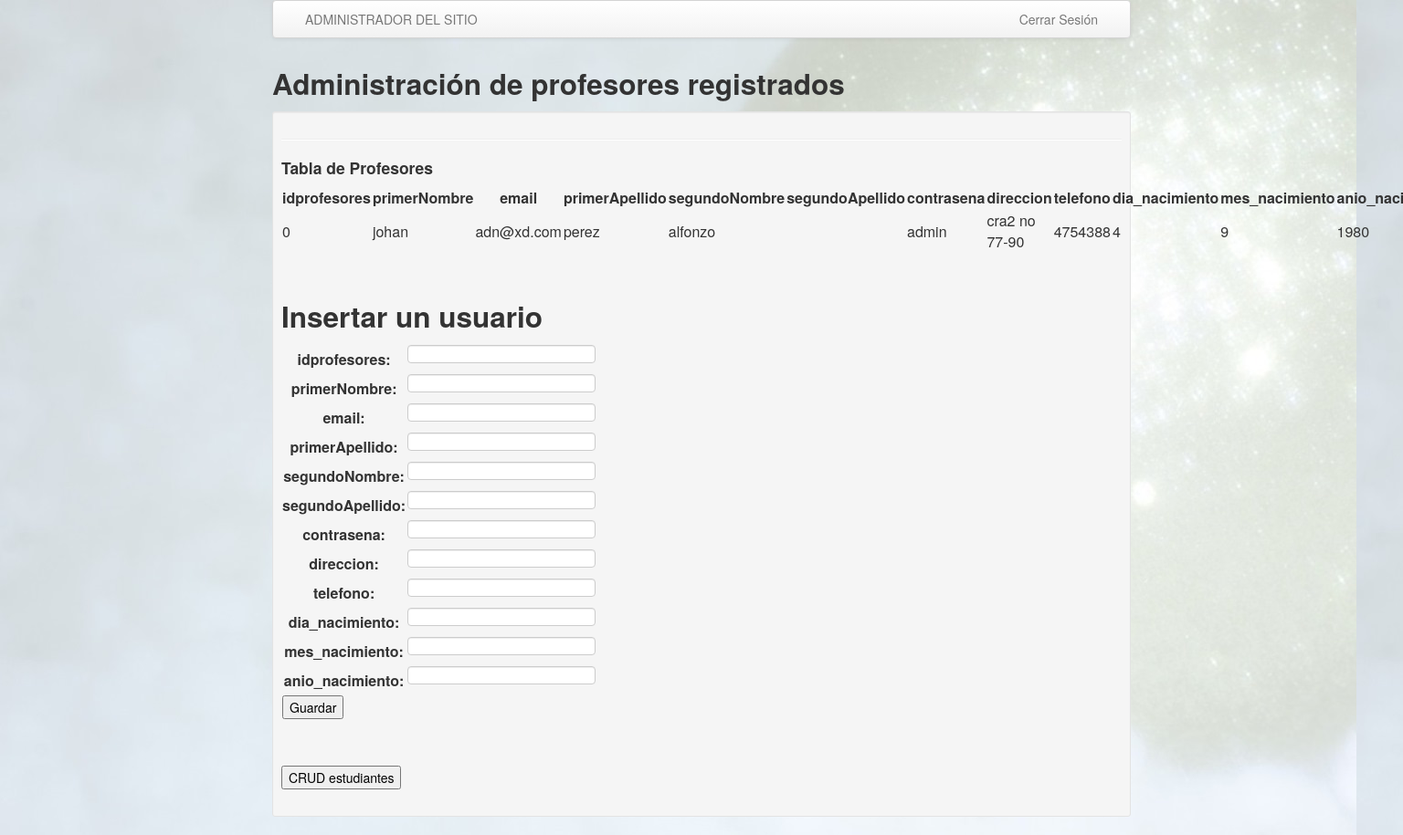
The app's page /a/login_web.php, older data.
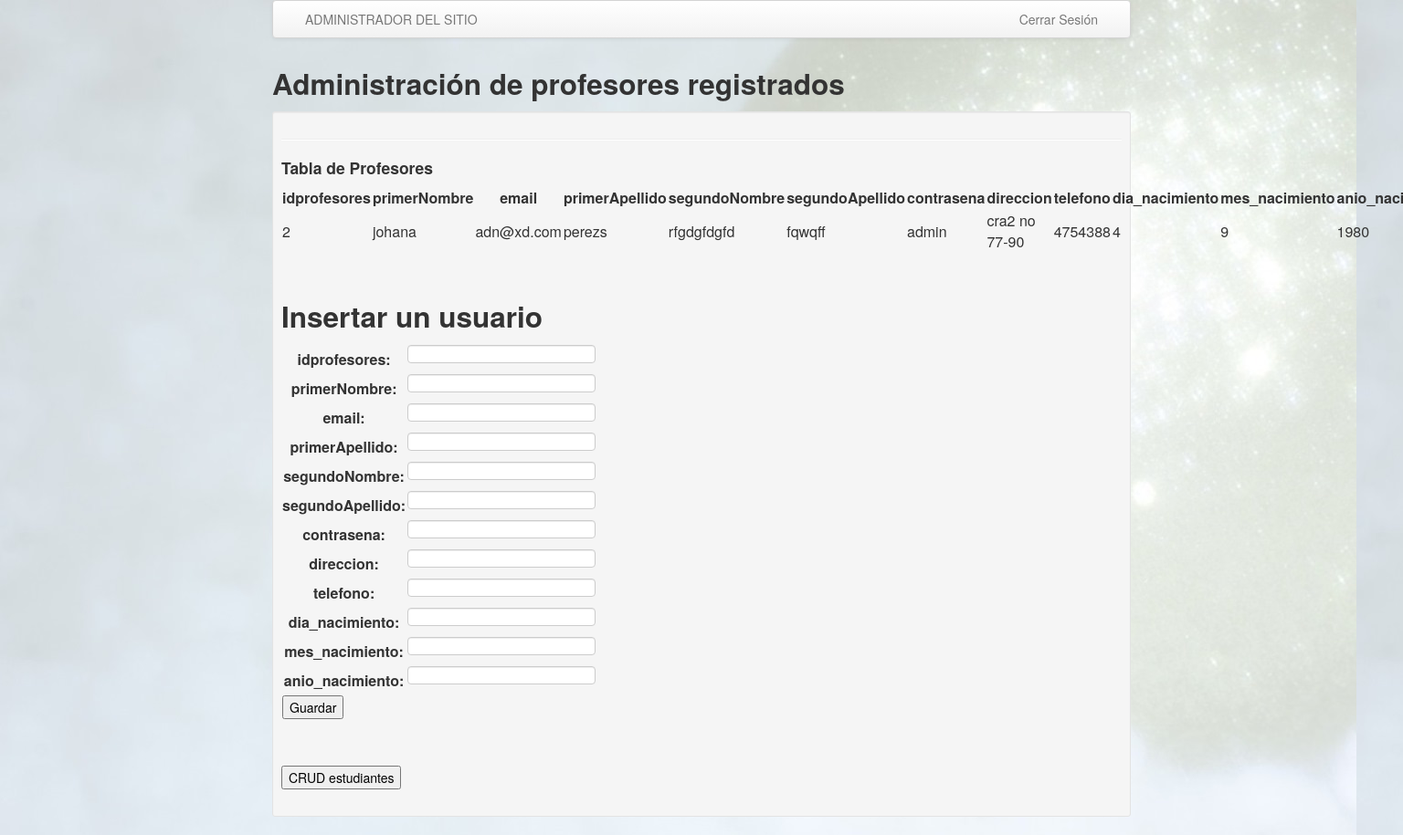
The same page, newer data.
### tables this page shows
CREATE TABLE `profesores` (
  `idprofesores` int(11) NOT NULL,
  `primerNombre` varchar(45) NOT NULL,
  `email` varchar(45) NOT NULL,
  `primerApellido` varchar(45) NOT NULL,
  `segundoNombre` varchar(45) DEFAULT NULL,
  `segundoApellido` varchar(45) DEFAULT NULL,
  `contrasena` varchar(25) NOT NULL,
  `direccion` varchar(45) NOT NULL,
  `telefono` varchar(45) NOT NULL,
  `dia_nacimiento` varchar(45) NOT NULL,
  `mes_nacimiento` varchar(45) NOT NULL,
  `anio_nacimiento` varchar(45) NOT NULL,
  `usuarioFB` varchar(30) DEFAULT NULL
);

### a/profesor.model.php (called while the page is built, shortened)
<?php
class ProfesorModel
{
    private $pdo;
    public function __CONSTRUCT()
    {
        try
        {
            $this->pdo = new PDO('mysql:host=localhost;dbname=asistencia', 'root', '');
            $this->pdo->setAttribute(PDO::ATTR_ERRMODE, PDO::ERRMODE_EXCEPTION);
        }
        catch(Exception $e)
        {
            die($e->getMessage());
        }
    }
    public function Listar()
    {
        try
        {
            $result = array();
            $stm = $this->pdo->prepare("SELECT * FROM profesores");
            $stm->execute();
            foreach($stm->fetchAll(PDO::FETCH_OBJ) as $r)
            {
                $alm = new Profesor();
                $alm->__SET('idprofesores', $r->idprofesores);
                $alm->__SET('primerNombre', $r->primerNombre);
                $alm->__SET('email', $r->email);
                $alm->__SET('primerApellido', $r->primerApellido);
                $alm->__SET('segundoNombre', $r->segundoNombre);
                $alm->__SET('segundoApellido', $r->segundoApellido);
                $alm->__SET('contrasena', $r->contrasena);
                $alm->__SET('direccion', $r->direccion);
                $alm->__SET('telefono', $r->telefono);
                $alm->__SET('dia_nacimiento', $r->dia_nacimiento);
                $alm->__SET('mes_nacimiento', $r->mes_nacimiento);
                $alm->__SET('anio_nacimiento', $r->anio_nacimiento);
                $result[] = $alm;
            }
            return $result;
        }
        catch(Exception $e)
        {
            die($e->getMessage());
        }
    }
}
?>

### a/Profesor.php (called while the page is built, shortened)
<?php
class Profesor
{
    public function __GET($k){ return $this->$k; }
    public function __SET($k, $v){ return $this->$k = $v; }
}
?>

### a/login_web.php (the view, shortened to what this page needs)
<?php
require_once 'Profesor.php';
require_once 'profesor.model.php';
$alm = new Profesor();
$model = new ProfesorModel();
?>
<html lang="en">
  <head>
    <link href="bootstrap/css/bootstrap.min.css" rel="stylesheet"/>
    <link rel="stylesheet" href="http://yui.yahooapis.com/pure/0.5.0/pure-min.css">
  </head>
<body data-offset="40" background="images/fondotot.jpg" class="body">
<div class="container">
<div class="navbar">
  <div class="navbar-inner">
    <div class="container">
      <div class="nav-collapse">
        <ul class="nav">
            <li class=""><a href="">ADMINISTRADOR DEL SITIO</a></li>
        </ul>
        <ul class="nav pull-right">
        <li><a href=""></strong> </a></li>
              <li><a href="logout.php"> Cerrar Sesión </a></li>
        </ul>
      </div>
    </div>
  </div>
</div>
<div class="row">
    <div class="span12">
        <div class="caption">
        <h2>Administración de profesores registrados</h2>
        <div class="well well-small">
        <hr class="soft"/>
        <h4>Tabla de Profesores</h4>
        <table class="pure-table pure-table-horizontal tableCenter">
            <thead>
                <tr>
                    <th >idprofesores</th>
                    <th >primerNombre</th>
                    <th >email</th>
                    <th >primerApellido</th>
                    <th>segundoNombre</th>
                    <th>segundoApellido</th>
                    <th >contrasena</th>
                    <th >direccion</th>
                    <th >telefono</th>
                    <th >dia_nacimiento</th>
                    <th>mes_nacimiento</th>
                    <th>anio_nacimiento</th>
                </tr>
            </thead>
            <?php foreach($model->Listar() as $r): ?>
                <tr>
                    <td><?php echo $r->__GET('idprofesores'); ?></td>
                    <td><?php echo $r->__GET('primerNombre'); ?></td>
                    <td><?php echo $r->__GET('email'); ?></td>
                    <td><?php echo $r->__GET('primerApellido'); ?></td>
                    <td><?php echo $r->__GET('segundoNombre'); ?></td>
                    <td><?php echo $r->__GET('segundoApellido'); ?></td>
                    <td><?php echo $r->__GET('contrasena'); ?></td>
                    <td><?php echo $r->__GET('direccion'); ?></td>
                    <td><?php echo $r->__GET('telefono'); ?></td>
                    <td><?php echo $r->__GET('dia_nacimiento'); ?></td>
                    <td><?php echo $r->__GET('mes_nacimiento'); ?></td>
                    <td><?php echo $r->__GET('anio_nacimiento'); ?></td>
                </tr>
            <?php endforeach; ?>
        </table>
        <br><br><h2><strong>Insertar un usuario</strong></h2>
        <div class="row-fluid">
            <form action="?action=<?php echo $alm->idprofesores > 0 ? 'actualizar' : 'registrar'; ?>" method="post" class="pure-form pure-form-stacked" >
                <table >
                    <tr>
                        <th >idprofesores: </th>
                        <td><input type="text" name="idprofesores" value="<?php echo $alm->__GET('idprofesores'); ?>"  /></td>
                    </tr>
                    <tr>
                        <th >primerNombre: </th>
                        <td><input type="text" name="primerNombre" value="<?php echo $alm->__GET('primerNombre'); ?>"  /></td>
                    </tr>
                    <tr>
                        <th >email: </th>
                            <td><input type="text" name="email" value="<?php echo $alm->__GET('email'); ?>"  /></td>
                    </tr>
                    <tr>
                        <th >primerApellido: </th>
                            <td><input type="text" name="primerApellido" value="<?php echo $alm->__GET('primerApellido'); ?>"  /></td>
                    </tr>
                    <tr>
                        <th >segundoNombre: </th>
                            <td><input type="text" name="segundoNombre" value="<?php echo $alm->__GET('segundoNombre'); ?>"  /></td>
                    </tr>
                    <tr>
                        <th >segundoApellido: </th>
                        <td><input type="text" name="segundoApellido" value="<?php echo $alm->__GET('segundoApellido'); ?>"  /></td>
                    </tr>
                    <tr>
                        <th >contrasena: </th>
                        <td><input type="text" name="contrasena" value="<?php echo $alm->__GET('contrasena'); ?>"  /></td>
                    </tr>
                    <tr>
                        <th >direccion: </th>
                            <td><input type="text" name="direccion" value="<?php echo $alm->__GET('direccion'); ?>"  /></td>
                    </tr>
                    <tr>
                        <th >telefono: </th>
                        <td><input type="text" name="telefono" value="<?php echo $alm->__GET('telefono'); ?>"  /></td>
                    </tr>
                    <tr>
                        <th >dia_nacimiento: </th>
                        <td><input type="text" name="dia_nacimiento" value="<?php echo $alm->__GET('dia_nacimiento'); ?>"  /></td>
                    </tr>
                    <tr>
                        <th >mes_nacimiento: </th>
                            <td><input type="text" name="mes_nacimiento" value="<?php echo $alm->__GET('mes_nacimiento'); ?>"  /></td>
                    </tr>
                    <tr>
                        <th >anio_nacimiento: </th>
                            <td><input type="text" name="anio_nacimiento" value="<?php echo $alm->__GET('anio_nacimiento'); ?>"  /></td>
                    </tr>
                    <tr>
                        <td colspan="2">
                            <button type="submit" class="pure-button pure-button-primary">Guardar</button>
                        </td>
                    </tr>
                </table>
            </form>
        <div class="span8">
        </div>
        </div>
        <div>
            <a href="index.estudiante.php"><button class="pure-button pure-button-primary">CRUD estudiantes</button></a>
        </div>
        <br/>
        </div>
        </div>
    </div>
</div>
  </body>
</html>

Row changes from the older to the newer data that the page shows:
removed profesores: __GET "0", __GET "johan", __GET "adn@xd.com", __GET "perez", __GET "alfonzo", __GET "admin", __GET "cra2 no 77-90", __GET "4754388", __GET "4", __GET "9", __GET "1980"
added profesores: __GET "2", __GET "johana", __GET "adn@xd.com", __GET "perezs", __GET "rfgdgfdgfd", __GET "fqwqff", __GET "admin", __GET "cra2 no 77-90", __GET "4754388", __GET "4", __GET "9", __GET "1980"
